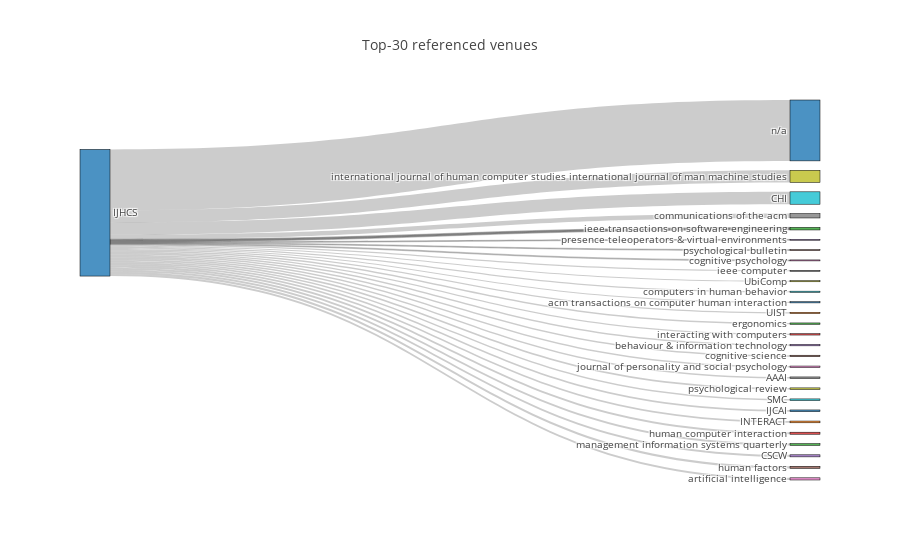

This figure's notebook cell:
### Code cell
trace = dict(type='sankey',
             orientation='h',
             valueformat='.0f',
             node=dict(pad=10,
                       thickness=30,
                       line=dict(color = 'black',
                                 width = 0.5),
                       label=['IJHCS'] + list(top_referenced_venues.sort_values('TargetId').venue),
                      ),
             link=dict(source=top_referenced_venues['SourceId'],
                       target=top_referenced_venues['TargetId'],
                       value=top_referenced_venues['ReferenceCount']
                      )
            )

layout= dict(title='Top-%s referenced venues'% TOP_N,
             font=dict(size=10)
            )

fig = go.Figure(data=[trace], layout=layout)
plotly.offline.iplot(fig)
pio.write_image(fig, 'reports/images/ijhcs_ref_venues.png')

### Figure 1 — Plotly figure (JSON) as saved in the notebook; plotly's stock layout.template omitted (floating-point values rounded to 4 significant figures)
{"data": [{"link": {"source": [0, 0, 0, 0, 0, 0, 0, 0, 0, 0, 0, 0, 0, 0, 0, 0, 0, 0, 0, 0, 0, 0, 0, 0, 0, 0, 0, 0, 0, 0], "target": [30, 29, 28, 27, 26, 25, 24, 23, 22, 21, 20, 19, 18, 17, 16, 15, 14, 13, 12, 11, 10, 9, 8, 7, 6, 5, 4, 2, 2, 2], "value": [22749, 4631, 4549, 1635, 817, 812, 775, 764, 673, 659, 640, 618, 612, 583, 570, 536, 528, 508, 507, 481, 439, 437, 414, 375, 367, 346, 329, 325, 325, 325]}, "node": {"label": ["IJHCS", "american journal of psychology", "ieee transactions on software engineering", "science", "presence teleoperators & virtual environments", "psychological bulletin", "cognitive psychology", "ieee computer", "UbiComp", "computers in human behavior", "acm transactions on computer human interaction", "UIST", "ergonomics", "interacting with computers", "behaviour & information technology", "cognitive science", "journal of personality and social psychology", "AAAI", "psychological review", "SMC", "IJCAI", "INTERACT", "management information systems quarterly", "human computer interaction", "CSCW", "human factors", "artificial intelligence", "communications of the acm", "international journal of human computer studies international journal of man machine studies", "CHI", "n/a"], "line": {"color": "black", "width": 0.5}, "pad": 10, "thickness": 30}, "orientation": "h", "type": "sankey", "uid": "3fb20875-89d0-49e0-9f07-742307404066", "valueformat": ".0f"}], "layout": {"font": {"size": 10}, "title": {"text": "Top-30 referenced venues"}}}
